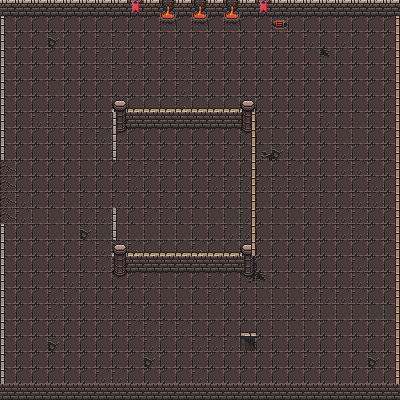

Tiled map render using the project's own tile images. Description and the map definition, with tile-layer contents summarised, below:
An orthogonal 25x25 tile map with 16x16 px tiles, 4 tile layers (Fondo, Paredes, Paredes2, Paredes3) and 4 objects.

<map version="1.4" tiledversion="1.4.2" orientation="orthogonal" renderorder="right-down" width="25" height="25" tilewidth="16" tileheight="16" infinite="0" nextlayerid="6" nextobjectid="5">
 <tileset firstgid="1" source="Dungeon.tsx" />
 <layer id="1" name="Fondo" width="25" height="25">
  <data>[625 cells, 625 non-empty, 7 distinct tile ids]</data>
 </layer>
 <layer id="2" name="Paredes" width="25" height="25">
  <data>[625 cells, 149 non-empty, 11 distinct tile ids]</data>
 </layer>
 <layer id="3" name="Paredes2" width="25" height="25">
  <data>[625 cells, 12 non-empty, 4 distinct tile ids]</data>
 </layer>
 <layer id="4" name="Paredes3" width="25" height="25">
  <data>[625 cells, 27 non-empty, 3 distinct tile ids]</data>
 </layer>
 <objectgroup id="5" name="Pared">
  <object id="1" x="0" y="0">
   <polygon points="0,0 400,0 400,16 0,16" />
  </object>
  <object id="2" x="0" y="16">
   <polygon points="0,0 0,144 3.72613,143.758 4.65766,1.69912" />
  </object>
  <object id="3" x="0" y="224">
   <polygon points="0,0 0,176 400,176 400,-208 394.97,-207.232 394.504,157.463 5.12343,159.791 4.65766,0.499301" />
  </object>
  <object id="4" x="112.25" y="208.197">
   <polygon points="0,0 0,63.3442 143.75,63.8025 143.75,-96.1975 -0.249651,-96.1975 -0.249651,-48.1975 3.72613,-47.5082 4.65766,-75.4541 137.401,-75.9199 137.401,35.3982 6.52073,34.9325 6.52073,0" />
  </object>
 </objectgroup>
</map>
